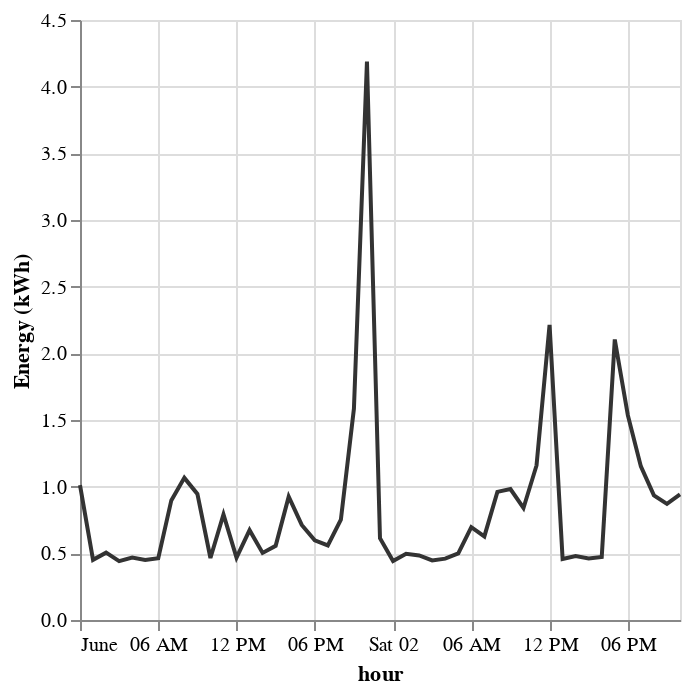

Notebook code cell kept with this figure:
### Code cell
df06010212_eda = alt.Chart(df06010212).mark_line(color="#333").encode(
    x=alt.X("datetime:T", title="hour"),  
    y=alt.Y("energy_kWh:Q", title="Energy (kWh)")  
)
df06010212_eda

### Figure 1 — Vega specification as saved in the notebook (floating-point values rounded to 4 significant figures)
{"$schema": "https://vega.github.io/schema/vega/v5.json", "data": [{"name": "source_0", "values": [{"datetime": "2012-06-01T00:00:00.000", "energy_kWh": 1.011}, {"datetime": "2012-06-01T01:00:00.000", "energy_kWh": 0.451}, {"datetime": "2012-06-01T02:00:00.000", "energy_kWh": 0.505}, {"datetime": "2012-06-01T03:00:00.000", "energy_kWh": 0.441}, {"datetime": "2012-06-01T04:00:00.000", "energy_kWh": 0.468}, {"datetime": "2012-06-01T05:00:00.000", "energy_kWh": 0.451}, {"datetime": "2012-06-01T06:00:00.000", "energy_kWh": 0.464}, {"datetime": "2012-06-01T07:00:00.000", "energy_kWh": 0.897}, {"datetime": "2012-06-01T08:00:00.000", "energy_kWh": 1.066}, {"datetime": "2012-06-01T09:00:00.000", "energy_kWh": 0.946}, {"datetime": "2012-06-01T10:00:00.000", "energy_kWh": 0.465}, {"datetime": "2012-06-01T11:00:00.000", "energy_kWh": 0.792}, {"datetime": "2012-06-01T12:00:00.000", "energy_kWh": 0.468}, {"datetime": "2012-06-01T13:00:00.000", "energy_kWh": 0.674}, {"datetime": "2012-06-01T14:00:00.000", "energy_kWh": 0.503}, {"datetime": "2012-06-01T15:00:00.000", "energy_kWh": 0.556}, {"datetime": "2012-06-01T16:00:00.000", "energy_kWh": 0.925}, {"datetime": "2012-06-01T17:00:00.000", "energy_kWh": 0.713}, {"datetime": "2012-06-01T18:00:00.000", "energy_kWh": 0.597}, {"datetime": "2012-06-01T19:00:00.000", "energy_kWh": 0.559}, {"datetime": "2012-06-01T20:00:00.000", "energy_kWh": 0.752}, {"datetime": "2012-06-01T21:00:00.000", "energy_kWh": 1.584}, {"datetime": "2012-06-01T22:00:00.000", "energy_kWh": 4.188}, {"datetime": "2012-06-01T23:00:00.000", "energy_kWh": 0.613}, {"datetime": "2012-06-02T00:00:00.000", "energy_kWh": 0.442}, {"datetime": "2012-06-02T01:00:00.000", "energy_kWh": 0.496}, {"datetime": "2012-06-02T02:00:00.000", "energy_kWh": 0.484}, {"datetime": "2012-06-02T03:00:00.000", "energy_kWh": 0.447}, {"datetime": "2012-06-02T04:00:00.000", "energy_kWh": 0.46}, {"datetime": "2012-06-02T05:00:00.000", "energy_kWh": 0.5}, {"datetime": "2012-06-02T06:00:00.000", "energy_kWh": 0.696}, {"datetime": "2012-06-02T07:00:00.000", "energy_kWh": 0.627}, {"datetime": "2012-06-02T08:00:00.000", "energy_kWh": 0.961}, {"datetime": "2012-06-02T09:00:00.000", "energy_kWh": 0.982}, {"datetime": "2012-06-02T10:00:00.000", "energy_kWh": 0.84}, {"datetime": "2012-06-02T11:00:00.000", "energy_kWh": 1.159}, {"datetime": "2012-06-02T12:00:00.000", "energy_kWh": 2.213}, {"datetime": "2012-06-02T13:00:00.000", "energy_kWh": 0.457}, {"datetime": "2012-06-02T14:00:00.000", "energy_kWh": 0.479}, {"datetime": "2012-06-02T15:00:00.000", "energy_kWh": 0.462}, {"datetime": "2012-06-02T16:00:00.000", "energy_kWh": 0.473}, {"datetime": "2012-06-02T17:00:00.000", "energy_kWh": 2.104}, {"datetime": "2012-06-02T18:00:00.000", "energy_kWh": 1.536}, {"datetime": "2012-06-02T19:00:00.000", "energy_kWh": 1.152}, {"datetime": "2012-06-02T20:00:00.000", "energy_kWh": 0.935}, {"datetime": "2012-06-02T21:00:00.000", "energy_kWh": 0.871}, {"datetime": "2012-06-02T22:00:00.000", "energy_kWh": 0.942}], "transform": [{"type": "formula", "expr": "toDate(datum['datetime'])", "as": "datetime"}]}, {"name": "source_0_y_domain_energy_kWh", "values": [{"min": 0.441, "max": 4.188}]}], "marks": [{"type": "line", "name": "marks", "from": {"data": "source_0"}, "sort": {"field": "datum[\"datetime\"]"}, "encode": {"update": {"defined": {"signal": "isValid(datum[\"datetime\"]) && isFinite(+datum[\"datetime\"]) && isValid(datum[\"energy_kWh\"]) && isFinite(+datum[\"energy_kWh\"])"}, "x": {"field": "datetime", "scale": "x"}, "stroke": {"value": "#333"}, "y": {"field": "energy_kWh", "scale": "y"}}}, "style": ["line"]}], "scales": [{"name": "x", "type": "time", "domain": {"data": "source_0", "field": "datetime"}, "range": [0, {"signal": "width"}]}, {"name": "y", "type": "linear", "domain": [{"signal": "(data(\"source_0_y_domain_energy_kWh\")[0] || {}).min"}, {"signal": "(data(\"source_0_y_domain_energy_kWh\")[0] || {}).max"}], "range": [{"signal": "height"}, 0], "nice": true, "zero": true}], "axes": [{"scale": "x", "labels": false, "tickCount": {"signal": "ceil(width/40)"}, "maxExtent": 0, "domain": false, "orient": "bottom", "aria": false, "zindex": 0, "grid": true, "ticks": false, "minExtent": 0, "gridScale": "y"}, {"scale": "y", "gridScale": "x", "tickCount": {"signal": "ceil(height/40)"}, "zindex": 0, "maxExtent": 0, "labels": false, "domain": false, "ticks": false, "minExtent": 0, "grid": true, "aria": false, "orient": "left"}, {"scale": "x", "orient": "bottom", "labelOverlap": true, "labelFlush": true, "tickCount": {"signal": "ceil(width/40)"}, "grid": false, "zindex": 0, "title": "hour"}, {"scale": "y", "zindex": 0, "orient": "left", "labelOverlap": true, "title": "Energy (kWh)", "grid": false, "tickCount": {"signal": "ceil(height/40)"}}], "background": "white", "width": 300, "height": 300, "padding": 5, "style": "cell"}
